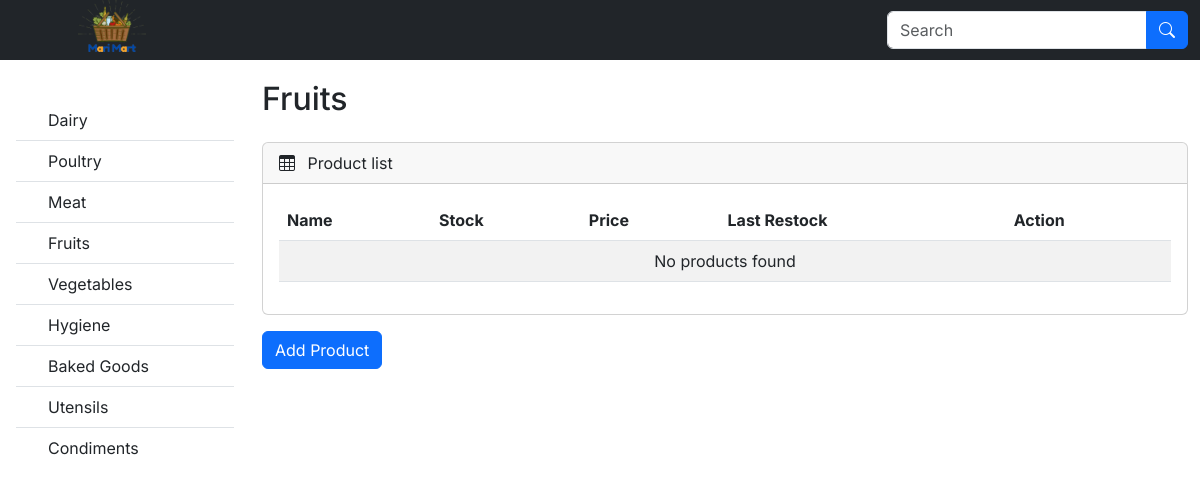
Page /product.php?category=Fruits on the committed database.
### tables this page shows
CREATE TABLE `categories` (
  `id` int(255) NOT NULL,
  `category_name` varchar(255) NOT NULL
);

### product.php (the view, shortened to what this page needs)
<?php include 'config/connection.php';
if (isset($_GET['category'])) {
  $category = $connection->real_escape_string($_GET['category']);
} else {
  header("Location: index.php");
  exit();
}
?>
<!DOCTYPE html>
<html lang="en">
<head>
    <link rel="stylesheet" href="https://cdn.jsdelivr.net/npm/bootstrap-icons@1.4.1/font/bootstrap-icons.css"/>
    <link rel="stylesheet" href="https://cdnjs.cloudflare.com/ajax/libs/twitter-bootstrap/5.3.0/css/bootstrap.min.css">
    <link rel="stylesheet" href="https://cdn.datatables.net/2.0.0/css/dataTables.bootstrap5.css">
    <link rel="stylesheet" href="css/styles.css">
</head>
<body>
  <?php include "navbar.php"?>
    <nav id="sidebarMenu" class="collapse d-lg-block sidebar collapse bg-white">
        <div class="position-sticky">
            <div class="list-group list-group-flush mx-3 mt-4">
                <?php
                $query = "SELECT * FROM categories";
                $result = mysqli_query($connection, $query);
                if (mysqli_num_rows($result) > 0) {
                while ($row = mysqli_fetch_assoc($result)) {
                    echo '<a href="product.php?category=' . urlencode($row["category_name"]) . '" class="list-group-item list-group-item-action py-2 ripple">';
                    echo '<i class="fas fa-tachometer-alt fa-fw me-3"></i><span>' . htmlspecialchars($row["category_name"]) . '</span>';
                    echo '</a>';
                }
                } else {
                    echo '<p>No categories found.</p>';
                }
                ?>
            </div>
        </div>
    </nav>
    <main class="mt-5 pt-3">
        <div class="container-fluid">
        <h2 class="py-3"><?php echo $category?></h2>
            <div class="row">
                <div class="col-md-12 mb-3">
                    <div class="card">
                        <div class="card-header">
                            <span><i class="bi bi-table me-2"></i></span> Product list
                        </div>
                        <div class="card-body">
                            <div class="table-responsive">
                                <table id="example" class="table table-striped data-table" style="width: 100%">
                                    <thead>
                                        <tr>
                                            <th>Name</th>
                                            <th>Stock</th>
                                            <th>Price</th>
                                            <th>Last Restock</th>
                                            <th>Action</th>
                                        </tr>
                                    </thead>
                                    <tbody>
                                    <?php
                            $query = "SELECT * FROM product_list where category='$category'";
                            $result = mysqli_query($connection, $query);
                            if (mysqli_num_rows($result) > 0) {
                                while ($row = mysqli_fetch_assoc($result)) {
                                  echo '<tr>';
                                  echo '<td>' . htmlspecialchars($row['name']) . '</td>';
                                  echo '<td>' . htmlspecialchars($row['stock']) . '</td>';
                                  echo '<td>₱' . htmlspecialchars($row['price']) . '</td>';
                                  echo '<td>' . htmlspecialchars($row['last_restock']) . '</td>';
                                  echo '<td>
                                          <button class="btn btn-warning btn-sm update-btn"
                                                  data-bs-toggle="modal"
                                                  data-bs-target="#updateProductModal"
                                                  data-product-id="' . $row['id'] . '"
                                                  data-product-name="' . htmlspecialchars($row['name']) . '"
                                                  data-product-category="' . htmlspecialchars($row['category']) . '"
                                                  data-product-price="' . htmlspecialchars($row['price']) . '"
                                                  data-product-stock="' . htmlspecialchars($row['stock']) . '">Update</button>
                                          <button class="btn btn-danger btn-sm delete-btn"
                                                  data-bs-toggle="modal"
                                                  data-bs-target="#deleteConfirmationModal"
                                                  data-product-id="' . $row['id'] . '">Delete</button>
                                          <button class="btn btn-success btn-sm restock-btn"
                                                  data-bs-toggle="modal"
                                                  data-bs-target="#restockProductModal"
                                                  data-product-id="' . $row['id'] . '">Restock</button>
                                        </td>';
                                  echo '</tr>';
                                }
                            } else {
                                echo "<tr><td colspan='5' class='text-center'>No products found</td></tr>";
                            }
                            ?>
                                    </tbody>
                                </table>
                            </div>
            </div>
 </div>
        </div>
    </div>
                <button class="btn btn-primary" data-bs-toggle="modal" data-bs-target="#addCategoryModal">Add Product</button>
</div>
    </main>
</body>
</html>

### css/styles.css (style rules this page uses)
body, button { font-family: "Inter", sans-serif; }
body { display: flex; }
#sidebarMenu { position: fixed; top: 56px; left: 0; width: 250px; height: calc(100% - 56px); padding-top: 20px; background-color: #f8f9fa; overflow-x: hidden; overflow-y: auto; display: flex; flex-direction: column; justify-content: space-between; }
main { margin-left: 250px; padding-top: 56px; width: 100%; }

### rows in the picture
categories: category_name "Dairy"
categories: category_name "Poultry"
categories: category_name "Meat"
categories: category_name "Fruits"
categories: category_name "Vegetables"
categories: category_name "Hygiene"
categories: category_name "Baked Goods"
categories: category_name "Utensils"
categories: category_name "Condiments"

### other values in the picture
$category "Fruits"
